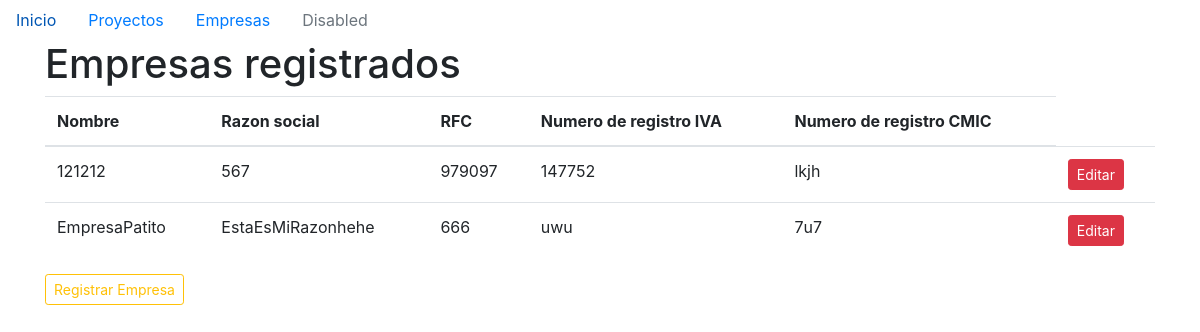
Page /empresas on the committed database.
### models/empresa.py (models this page shows)
class Empresa(db.Model):
    id = db.Column(db.Integer, primary_key=True)
    nombre = db.Column(db.String(50), nullable=False)
    razon_social = db.Column(db.String(50), nullable=False)
    rfc = db.Column(db.String(15), nullable=False)
    numero_iva = db.Column(db.String(20), nullable=False)
    cmic= db.Column(db.String(20), nullable=False)

### main.py (the view)
@app.route('/empresas')
def listar_empresas():
    empresas = Empresa.query.all()
    return render_template('empresas.html', empresas=empresas)

### templates/empresas.html (shortened to what this page needs)
{% extends 'base.html' %}
{% block content %}
<h1>Empresas registrados</h1>
<div class="table-resposive">
  <table class="table">
    <thead>
      <tr>
        <th>Nombre</th>
        <th>Razon social</th>
        <th>RFC</th>
        <th>Numero de registro IVA</th>
        <th>Numero de registro CMIC</th>
      </tr>
    </thead>
    <tbody>
      {% for empresa in empresas %}
      <tr>
        <td>{{ empresa.nombre }}</td>
        <td>{{ empresa.razon_social }}</td>
        <td>{{ empresa.rfc }}</td>
        <td>{{ empresa.numero_iva }}</td>
        <td>{{ empresa.cmic }}</td>
        <td><a href="" class="btn btn-danger btn-sm">Editar</a></td>
      </tr>
      {% endfor %}
    </tbody>
  </table>
  <a href="/registro/empresa" class="btn btn-outline-warning btn-sm">Registrar Empresa</a>
</div>
{% endblock %}

### rows in the picture
Empresa: nombre "121212", razon_social "567", rfc "979097", numero_iva "147752", cmic "lkjh"
Empresa: nombre "EmpresaPatito", razon_social "EstaEsMiRazonhehe", rfc "666", numero_iva "uwu", cmic "7u7"
